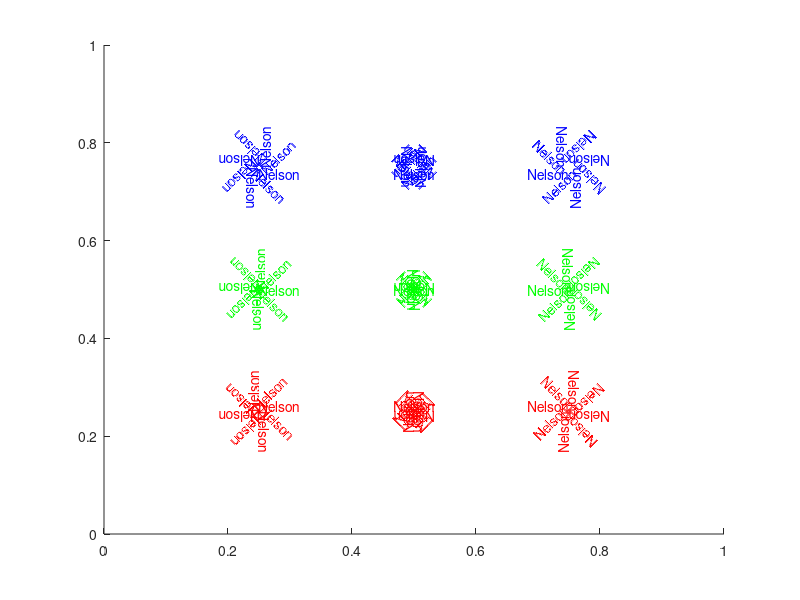

The MATLAB script that drew this image: (Note: this script raises an error after producing the figure.)
%=============================================================================
% Copyright (c) 2016-present Allan CORNET (Nelson)
%=============================================================================
% This file is part of Nelson.
%=============================================================================
% LICENCE_BLOCK_BEGIN
% SPDX-License-Identifier: LGPL-3.0-or-later
% LICENCE_BLOCK_END
%=============================================================================
% <--WEIGHT 2-->
% <--ADV-CLI MODE-->
%=============================================================================
figure();
ha = {'left', 'center', 'right'};
va = {'bottom', 'middle', 'top'};
color = {'red', 'green', 'blue'};
x = [0.25 0.5 0.75];
y = x;
for t = 0:45:359;
  for nh = 1:numel(ha)
    for nv = 1:numel(va)
      text(x(nh), y(nv), 'Nelson', ...
        'Rotation', t, ...
        'HorizontalAlignment', ha{nh}, ...
        'VerticalAlignment', va{nv}, ...
        'Color', color{nv});
    end
  end
end
axis([0 1 0 1]);
title(_('Text alignment and rotation (0:45:360 degrees)'));
xlabel(_('Horizontal alignment'));
ylabel(_('Vertical alignment'));
close all;
%=============================================================================
